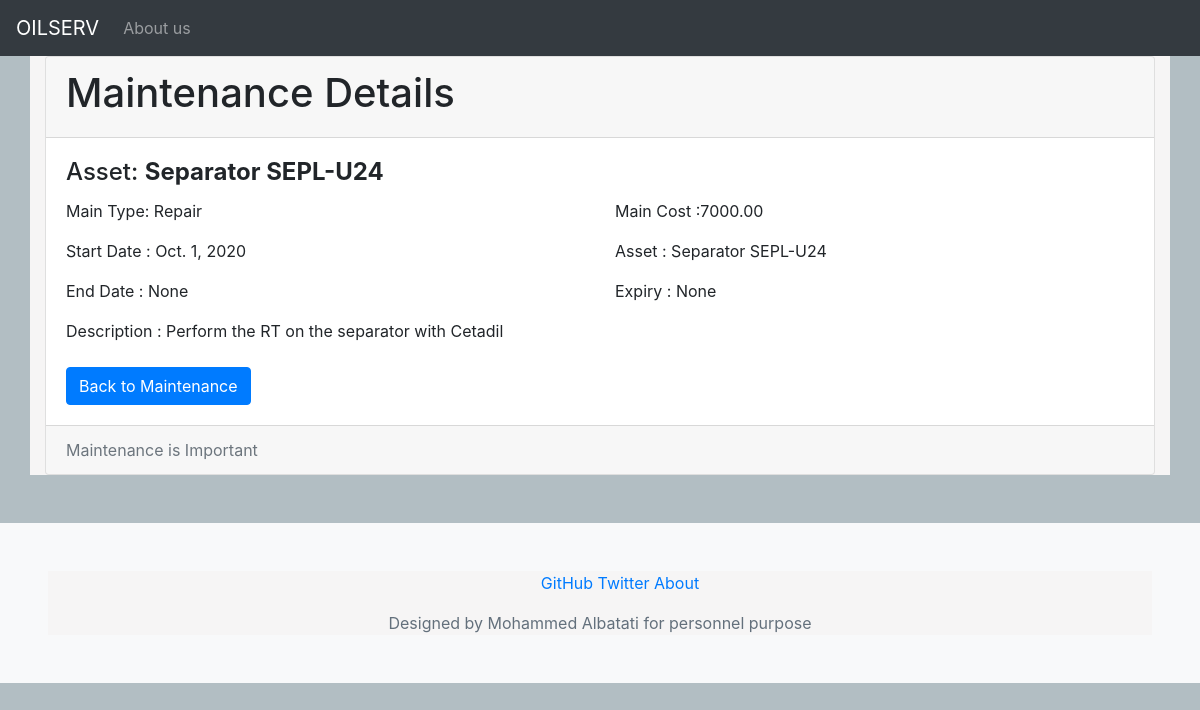
The page /Maintenance/maintenance/6 on the database as committed earlier.
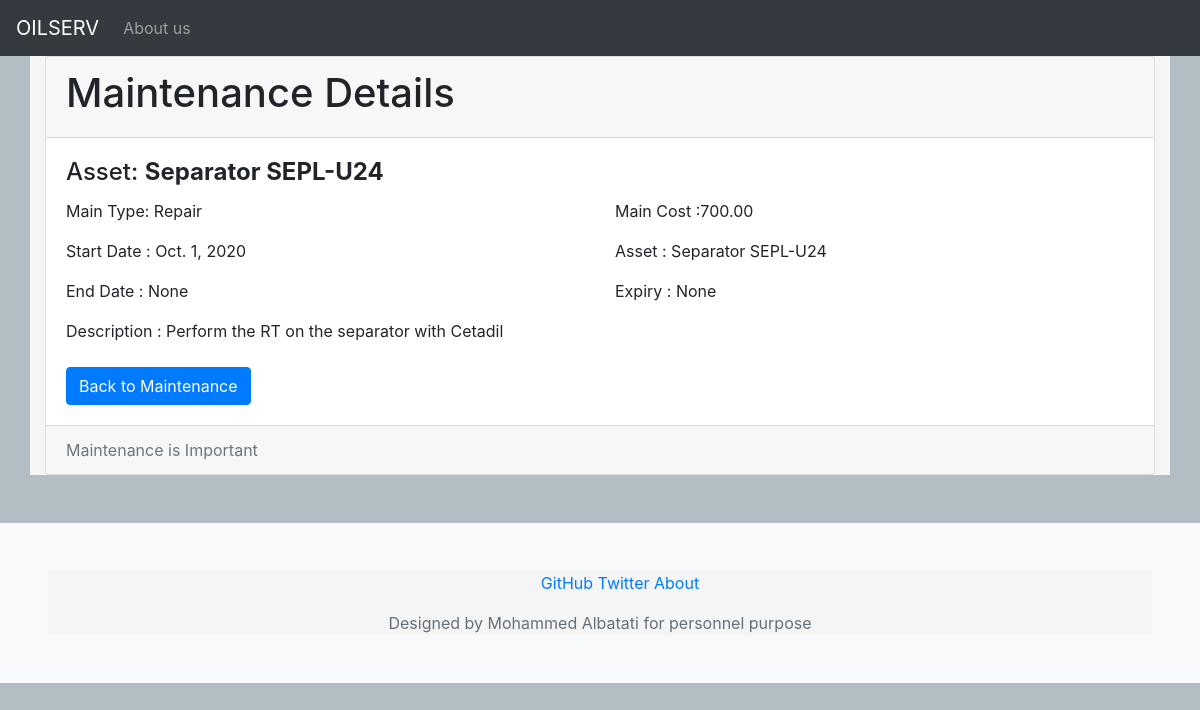
The same page on the database as committed later.
### Maintenance/models.py (models this page shows, shortened)
class MaintenanceDB(models.Model):
    main_date_start = models.DateField( null=True)
    ms_type= models.CharField(max_length=20, null=True)
    main_date_end = models.DateField(blank=True, null=True)
    main_cost = models.DecimalField(max_digits=8, null=True,decimal_places=2,blank=True)
    expiry_date = models.DateField(blank=True, null=True)
    asset = models.ForeignKey(FAR_DB,on_delete=models.CASCADE)
    description = models.CharField(max_length=900, null=True,blank=True)

### FAR/models.py (models this page shows, shortened)
class FAR_DB(models.Model):
    asset_num = models.CharField(max_length=200,unique=True, blank=False)
    serial_num = models.CharField(max_length=200,unique=True,blank=True)
    description = models.CharField(max_length=800, null=True,blank=True)
    BU = models.CharField(max_length=4,null=True,blank=True)
    BL = models.CharField(max_length=4,null=True,blank=True)
    asset_life = models.IntegerField(null=True,blank=True)
    acquisition_cost  = models.DecimalField(max_digits=10, decimal_places=2,null=True,blank=True)
    tot_dep_value  = models.DecimalField(max_digits=10, decimal_places=2,null=True,blank=True)
    nbv  = models.DecimalField(max_digits=10, decimal_places=2,null=True,blank=True)
    acquisition_date  = models.DateField(null=True,blank=True)
    equ_type = models.CharField(max_length=200,null=True,blank=True)
    temp_location = models.CharField(max_length=200, blank=True,null=True)
    def __str__(self):
        return '%s %s'% (self.equ_type ,self.serial_num )
    class Meta:
        ordering = ['equ_type']

### Maintenance/views.py (the view)
# urls.py: path('maintenance/<int:pk>', views.MaintenanceDetailView.as_view(), name='maintenance_detail'),
class MaintenanceDetailView(DetailView):
    queryset = MaintenanceDB.objects.all()
    template_name = 'Maintenance/maintenance_detail.html'
    context_object_name = 'maintenance_detail'

### Maintenance/templates/Maintenance/maintenance_detail.html
{% extends 'base.html' %}
{% load humanize %}
{% block body_block %}
<div class="card ">
  <div class="card-header">
    <h1>Maintenance Details</h1>
  </div>
  <div class="card-body">
    <h4 class="card-title">  Asset:  <strong> {{ maintenance_detail.asset	}} </strong>  </h4>
    <div class="row">
      <div class="col">
        <p class='card-text'>Main Type: {{ maintenance_detail.ms_type }}</p>
        <p class='card-text'>Start Date : {{ maintenance_detail.main_date_start	}}</p>
        <p class='card-text'>End Date :  {{ maintenance_detail.main_date_end	}}</p>
        <p class='card-text'>Description  :   {{ maintenance_detail.description}}</p>
      </div>
      <div class="col">
        <p class='card-text'>Main Cost :{{ maintenance_detail.main_cost	}}</p>
        <p class='card-text'>Asset  : {{ maintenance_detail.asset	}}</p>
        <p class='card-text'>Expiry  :   {{ maintenance_detail.expiry_date}}</p>
      </div>
    </div>
    <br>
    <a class="btn btn-primary" href="{% url 'maintenance' %}">Back to Maintenance</a>
  </div>
  <div class="card-footer text-muted">
    Maintenance is Important
  </div>
</div>
{% endblock %}

Rows that differ between the two databases and show on the page:
changed MaintenanceDB "Repair": main_cost "7000.00" → "700.00"
